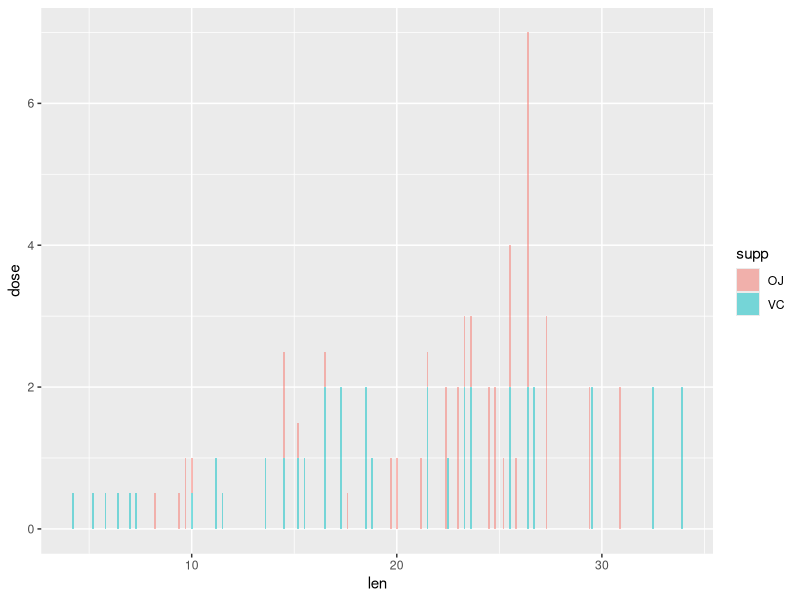

Recreate this plot in R.
## ---- chunk 1
knitr::opts_chunk$set(echo = TRUE)
## ---- chunk 2

library(ggplot2)
library(ggpubr)
library(tidyr)
library(stringr)


data("ToothGrowth")

head(ToothGrowth)

tail(ToothGrowth)

str(ToothGrowth)

## ---- chunk 3

# Overlaid histograms with means
plot1 <- ggplot(ToothGrowth, aes(x=len, y=dose, fill=supp)) +geom_bar(alpha=.5, stat = "identity")

plot1
